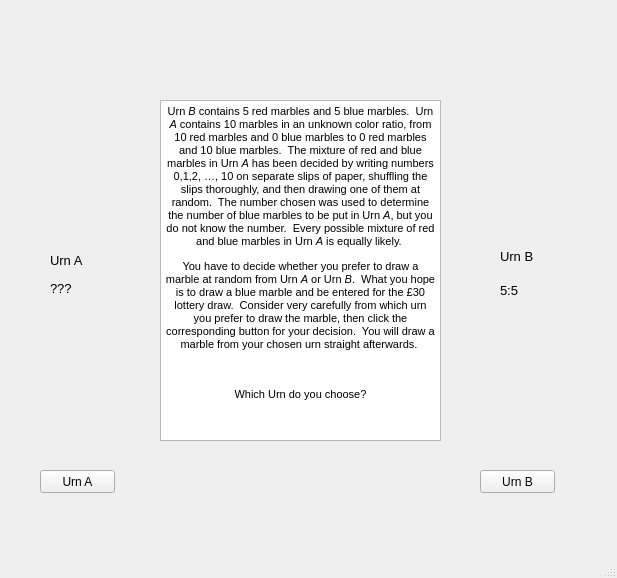
<?xml version="1.0" encoding="UTF-8"?>
<ui version="4.0">
 <class>MainWindow</class>
 <widget class="QMainWindow" name="MainWindow">
  <property name="geometry">
   <rect>
    <x>0</x>
    <y>0</y>
    <width>617</width>
    <height>578</height>
   </rect>
  </property>
  <property name="windowTitle">
   <string>MainWindow</string>
  </property>
  <widget class="QWidget" name="centralwidget">
   <widget class="QLabel" name="UrnBLabel">
    <property name="geometry">
     <rect>
      <x>500</x>
      <y>250</y>
      <width>47</width>
      <height>13</height>
     </rect>
    </property>
    <property name="font">
     <font>
      <pointsize>10</pointsize>
     </font>
    </property>
    <property name="text">
     <string>Urn B</string>
    </property>
   </widget>
   <widget class="QLabel" name="FiveFiveb">
    <property name="geometry">
     <rect>
      <x>500</x>
      <y>280</y>
      <width>41</width>
      <height>21</height>
     </rect>
    </property>
    <property name="font">
     <font>
      <pointsize>10</pointsize>
     </font>
    </property>
    <property name="text">
     <string>5:5</string>
    </property>
   </widget>
   <widget class="QLabel" name="UrnLeft">
    <property name="geometry">
     <rect>
      <x>30</x>
      <y>100</y>
      <width>91</width>
      <height>151</height>
     </rect>
    </property>
    <property name="text">
     <string/>
    </property>
    <property name="pixmap">
     <pixmap>../Urn.PNG</pixmap>
    </property>
    <property name="scaledContents">
     <bool>true</bool>
    </property>
   </widget>
   <widget class="QLabel" name="UrnALabel">
    <property name="geometry">
     <rect>
      <x>50</x>
      <y>250</y>
      <width>41</width>
      <height>21</height>
     </rect>
    </property>
    <property name="font">
     <font>
      <pointsize>10</pointsize>
     </font>
    </property>
    <property name="text">
     <string>Urn A</string>
    </property>
   </widget>
   <widget class="QLabel" name="UrnRight">
    <property name="geometry">
     <rect>
      <x>480</x>
      <y>100</y>
      <width>91</width>
      <height>151</height>
     </rect>
    </property>
    <property name="text">
     <string/>
    </property>
    <property name="pixmap">
     <pixmap>../Urn.PNG</pixmap>
    </property>
    <property name="scaledContents">
     <bool>true</bool>
    </property>
   </widget>
   <widget class="QPushButton" name="UrnAButton">
    <property name="geometry">
     <rect>
      <x>40</x>
      <y>470</y>
      <width>75</width>
      <height>23</height>
     </rect>
    </property>
    <property name="text">
     <string>Urn A</string>
    </property>
   </widget>
   <widget class="QPushButton" name="UrnBButton">
    <property name="geometry">
     <rect>
      <x>480</x>
      <y>470</y>
      <width>75</width>
      <height>23</height>
     </rect>
    </property>
    <property name="text">
     <string>Urn B</string>
    </property>
   </widget>
   <widget class="QTextBrowser" name="Instructions">
    <property name="geometry">
     <rect>
      <x>160</x>
      <y>100</y>
      <width>281</width>
      <height>341</height>
     </rect>
    </property>
    <property name="html">
     <string>&lt;!DOCTYPE HTML PUBLIC &quot;-//W3C//DTD HTML 4.0//EN&quot; &quot;http://www.w3.org/TR/REC-html40/strict.dtd&quot;&gt;
&lt;html&gt;&lt;head&gt;&lt;meta name=&quot;qrichtext&quot; content=&quot;1&quot; /&gt;&lt;style type=&quot;text/css&quot;&gt;
p, li { white-space: pre-wrap; }
&lt;/style&gt;&lt;/head&gt;&lt;body style=&quot; font-family:'MS Shell Dlg 2'; font-size:8.25pt; font-weight:400; font-style:normal;&quot;&gt;
&lt;p align=&quot;center&quot; style=&quot; margin-top:12px; margin-bottom:12px; margin-left:0px; margin-right:0px; -qt-block-indent:0; text-indent:0px;&quot;&gt;&lt;span style=&quot; font-size:8pt;&quot;&gt;Urn &lt;/span&gt;&lt;span style=&quot; font-size:8pt; font-style:italic;&quot;&gt;B&lt;/span&gt;&lt;span style=&quot; font-size:8pt;&quot;&gt; contains 5 red marbles and 5 blue marbles.  Urn &lt;/span&gt;&lt;span style=&quot; font-size:8pt; font-style:italic;&quot;&gt;A&lt;/span&gt;&lt;span style=&quot; font-size:8pt;&quot;&gt; contains 10 marbles in an unknown color ratio, from 10 red marbles and 0 blue marbles to 0 red marbles and 10 blue marbles.  The mixture of red and blue marbles in Urn &lt;/span&gt;&lt;span style=&quot; font-size:8pt; font-style:italic;&quot;&gt;A&lt;/span&gt;&lt;span style=&quot; font-size:8pt;&quot;&gt; has been decided by writing numbers 0,1,2, …, 10 on separate slips of paper, shuffling the slips thoroughly, and then drawing one of them at random.  The number chosen was used to determine the number of blue marbles to be put in Urn &lt;/span&gt;&lt;span style=&quot; font-size:8pt; font-style:italic;&quot;&gt;A&lt;/span&gt;&lt;span style=&quot; font-size:8pt;&quot;&gt;, but you do not know the number.  Every possible mixture of red and blue marbles in Urn &lt;/span&gt;&lt;span style=&quot; font-size:8pt; font-style:italic;&quot;&gt;A&lt;/span&gt;&lt;span style=&quot; font-size:8pt;&quot;&gt; is equally likely. &lt;/span&gt;&lt;/p&gt;
&lt;p align=&quot;center&quot; style=&quot; margin-top:12px; margin-bottom:12px; margin-left:0px; margin-right:0px; -qt-block-indent:0; text-indent:0px;&quot;&gt;&lt;span style=&quot; font-size:8pt;&quot;&gt;You have to decide whether you prefer to draw a marble at random from Urn &lt;/span&gt;&lt;span style=&quot; font-size:8pt; font-style:italic;&quot;&gt;A&lt;/span&gt;&lt;span style=&quot; font-size:8pt;&quot;&gt; or Urn &lt;/span&gt;&lt;span style=&quot; font-size:8pt; font-style:italic;&quot;&gt;B&lt;/span&gt;&lt;span style=&quot; font-size:8pt;&quot;&gt;.  What you hope is to draw a blue marble and be entered for the £30 lottery draw.  Consider very carefully from which urn you prefer to draw the marble, then click the corresponding button for your decision.  You will draw a marble from your chosen urn straight afterwards. &lt;/span&gt;&lt;/p&gt;
&lt;p align=&quot;center&quot; style=&quot;-qt-paragraph-type:empty; margin-top:12px; margin-bottom:12px; margin-left:0px; margin-right:0px; -qt-block-indent:0; text-indent:0px; font-size:8pt;&quot;&gt;&lt;br /&gt;&lt;/p&gt;
&lt;p align=&quot;center&quot; style=&quot; margin-top:12px; margin-bottom:12px; margin-left:0px; margin-right:0px; -qt-block-indent:0; text-indent:0px;&quot;&gt;&lt;span style=&quot; font-size:8pt;&quot;&gt;Which Urn do you choose?&lt;/span&gt;&lt;/p&gt;&lt;/body&gt;&lt;/html&gt;</string>
    </property>
   </widget>
   <widget class="QLabel" name="Unknown">
    <property name="geometry">
     <rect>
      <x>50</x>
      <y>280</y>
      <width>31</width>
      <height>16</height>
     </rect>
    </property>
    <property name="font">
     <font>
      <pointsize>10</pointsize>
     </font>
    </property>
    <property name="text">
     <string>???</string>
    </property>
   </widget>
  </widget>
  <widget class="QMenuBar" name="menubar">
   <property name="geometry">
    <rect>
     <x>0</x>
     <y>0</y>
     <width>617</width>
     <height>21</height>
    </rect>
   </property>
  </widget>
  <widget class="QStatusBar" name="statusbar"/>
 </widget>
 <resources/>
 <connections/>
</ui>
